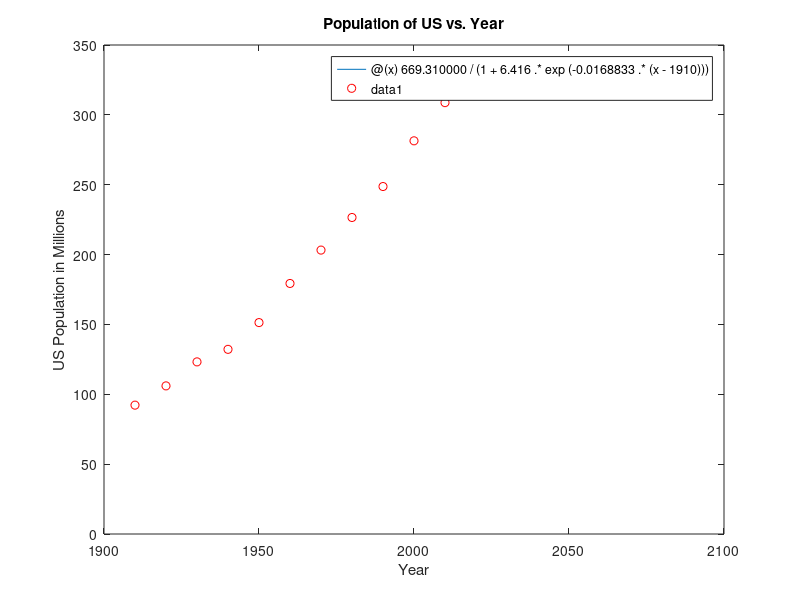

Source code (MATLAB):
fplot(@(x) 669.310000/(1+6.416.*exp(-0.0168833.*(x-1910))));
xlim([1900, 2100]);
hold on
yearhistorical = linspace(1910, 2020, 12);
pophistorical = [92.228531 106.021568 123.202660 132.165129 151.325798 179.323175 203.211926 226.545805 248.709873 281.421906 308.745538 331.449281];
scatter (yearhistorical, pophistorical, 'r');
xlabel('Year');
ylabel('US Population in Millions');
title('Population of US vs. Year');